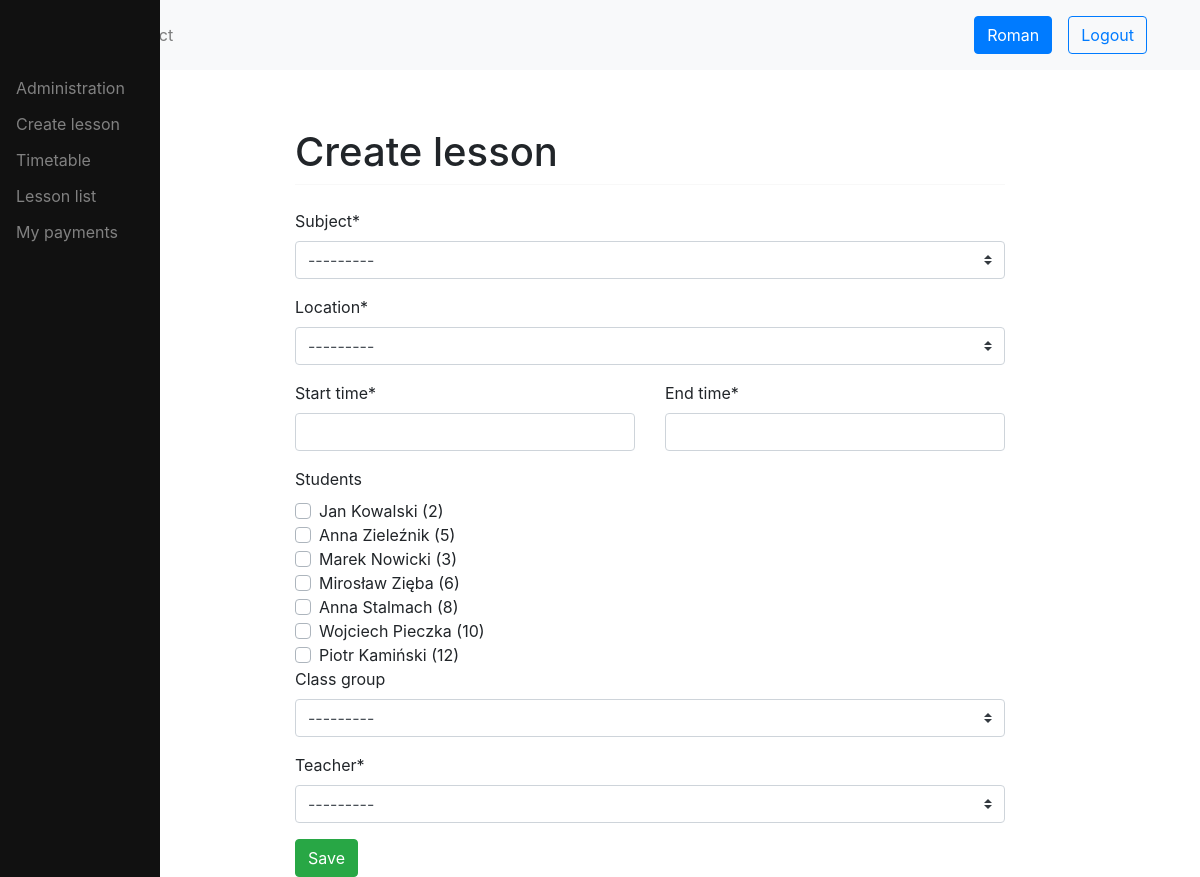
/schedule/create/ (signed in), run on the app's committed database.
### users/models.py (models this page shows, shortened)
class User(AbstractUser):
    username = None
    email = models.EmailField(_('email address'), unique=True)
    phone = models.CharField(blank=True, null=True, max_length=16, help_text='Contact phone number')
    address = models.TextField('address', max_length=255, blank=True, null=True)
    date_of_birth = models.DateField(null=True, blank=True)
    USERNAME_FIELD = 'email'
    REQUIRED_FIELDS = []
    objects = CustomUserManager()
    def __str__(self):
        return f'{self.first_name} {self.last_name} ({self.id})'

class Student(models.Model):
    user = models.OneToOneField(User, on_delete=models.CASCADE)
    enrollment_date = models.DateField()
    def __str__(self):
        return f'{self.user}'

### schedule/views.py (the view, shortened to what this page needs)
# urls.py: path('create/', LessonCreateView.as_view(), name='lesson-create'),
class LessonCreateView(UserPassesTestMixin, CreateView):
    model = Lesson
    form_class = LessonModelForm
    template_name = 'lesson/lesson_create.html'
    success_url = reverse_lazy('schedule:lesson-list')
    def test_func(self):
        user = self.request.user
        if user.is_authenticated and user.groups.filter(name='teacher').exists():
            if user.is_staff:
                return True
            else:
                return False
        else:
            return self.request.user.has_perm('schedule.create_lesson')

### logbook/templatetags/auth_extras.py (called while the page is built)
@register.filter(name='has_group')
def has_group(user, group_name):
    group = Group.objects.get(name=group_name)
    return True if group in user.groups.all() else False

### schedule/models.py (called while the page is built)
    def __str__(self):
        return self.title

    def __str__(self):
        return self.name

    def __str__(self):
        return f'{self.name} - {self.year}'

### users/models.py (called while the page is built)
    def __str__(self):
        return f'{self.user}'

### schedule/templates/lesson/lesson_create.html
{% extends 'base.html' %}
{% block content %}
{% load crispy_forms_tags %}
<h1 class="mt-2">Create lesson</h1>
<hr class="mt-0 mb-4">
<form action='' method='POST'>{% csrf_token %}
    {{ form.subject|as_crispy_field }}
    {{ form.location|as_crispy_field }}
    <div class="row">
        <div class="col-6">
            {{ form.start_time|as_crispy_field }}
        </div>
        <div class="col-6">
            {{ form.end_time|as_crispy_field }}
        </div>
    </div>
    <div  class="overflow-auto" style="height: 200px; ">{{ form.students|as_crispy_field}}</div>
    {{ form.class_group|as_crispy_field }}
    {{ form.teacher|as_crispy_field }}
    <button type="submit" class="btn btn-success">Save</button>
</form>
{% endblock %}

### templates/topnav.html
{% load static %}
<nav class="navbar navbar-expand-md navbar-light bg-light">
  <div class="container">
      <ul class="navbar-nav me-auto mb-2 mb-lg-0">
        <li class="nav-item">
          <a class="nav-link" href="{% url 'home' %}">Home</a>
        </li>
        <li class="nav-item">
          <a class="nav-link" href="{% url 'contact' %}">Contact</a>
        </li>
      </ul>
    {% if request.user.is_authenticated %}
      <div class="d-flex align-items-center">
        <a class="btn btn-primary m-2" href="{% url 'users:view' user_id=request.user.id %}">{{ request.user.first_name }}</a>
        <a class="btn btn-outline-primary m-2" href="{% url 'users:logout' %}">Logout</a>
      </div>
    {% else %}
      <div class="d-flex align-items-center">
        <a class="btn btn-primary m-2" href="{% url 'users:login' %}">Login</a>
        <a class="btn btn-outline-primary m-2" href="{% url 'users:register' %}">Register</a>
      </div>
      {% endif %}
  </div>
</nav>

### data on the page
User: user.first_name "Roman"
Student: students|as_crispy_field "Students Jan Kowalski (2) Anna Zieleźnik (5) Marek Nowicki (3) Mirosław Zięba (6) Anna Stalmach (8) Wojciech Pieczka (10) Piotr Kamiński (12)"
